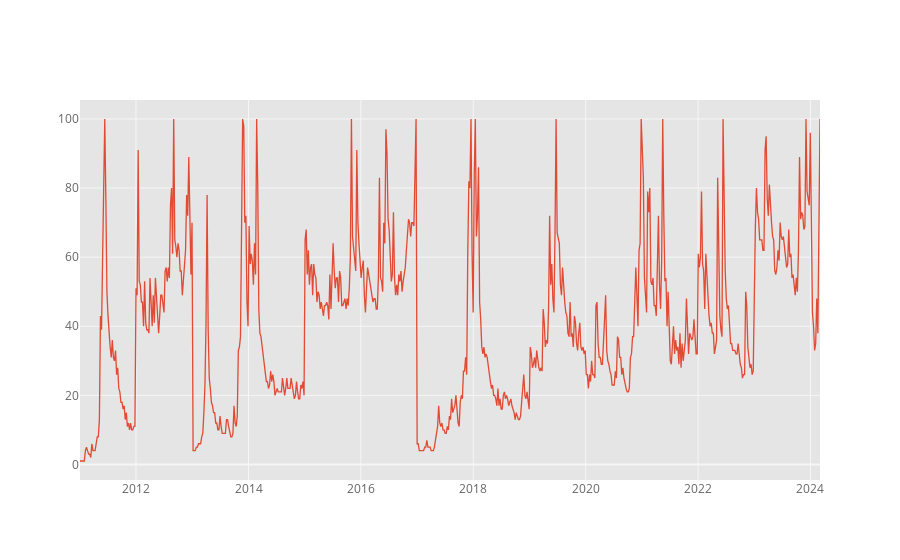

Write notebook code for a chart like this one.
### Code cell
googleTrendFull.iplot(kind="line")

### Figure 1 — Plotly figure (JSON) as saved in the notebook; plotly's stock layout.template omitted (floating-point values rounded to 4 significant figures; data arrays with more than 128 entries replaced by an {"elided": "..."} marker saying what was removed)
{"data": [{"line": {"color": "rgba(226, 74, 51, 1.0)", "dash": "solid", "shape": "linear", "width": 1.3}, "mode": "lines", "name": "GoogleValues", "text": "", "type": "scatter", "x": {"elided": "688 str values"}, "y": {"elided": "688 int values"}}], "layout": {"legend": {"bgcolor": "#FFFFFF", "font": {"color": "#666666"}}, "paper_bgcolor": "#FFFFFF", "plot_bgcolor": "#E5E5E5", "title": {"font": {"color": "#151516"}}, "xaxis": {"gridcolor": "#F6F6F6", "showgrid": true, "tickfont": {"color": "#666666"}, "title": {"font": {"color": "#666666"}, "text": ""}, "zerolinecolor": "#F6F6F6"}, "yaxis": {"gridcolor": "#F6F6F6", "showgrid": true, "tickfont": {"color": "#666666"}, "title": {"font": {"color": "#666666"}, "text": ""}, "zerolinecolor": "#F6F6F6"}}}
